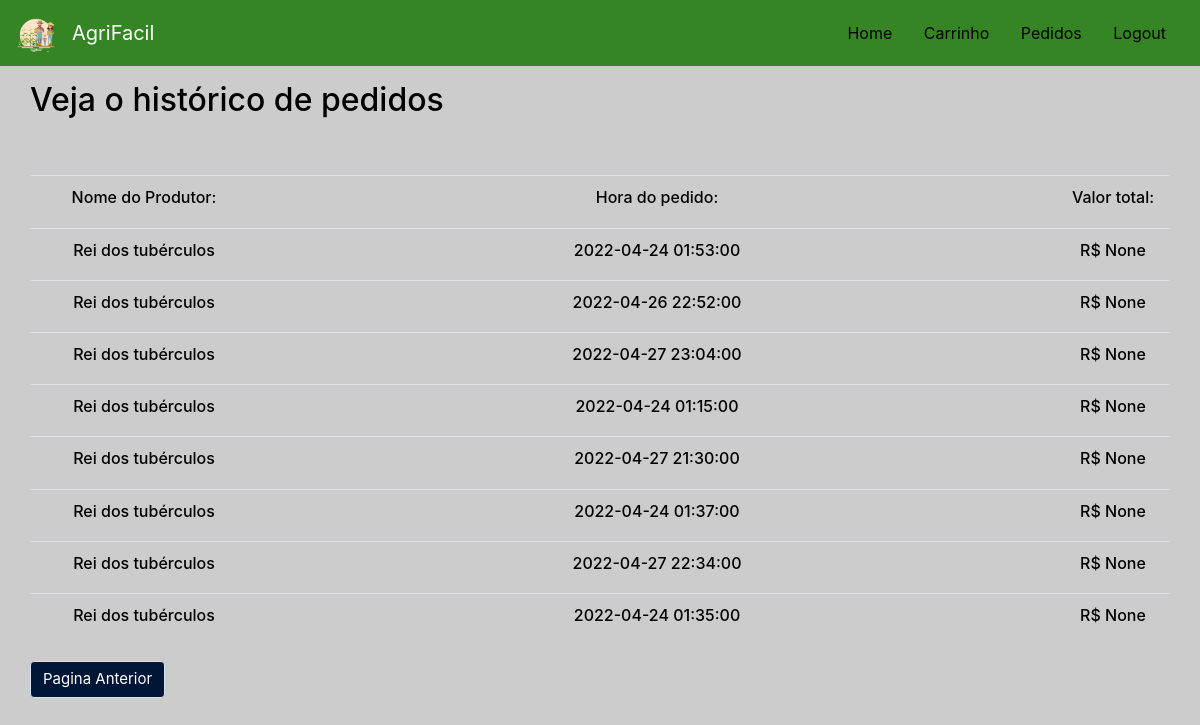
The page /order-history (signed in) on the database its author committed.
### tables this page shows
CREATE TABLE pedido (idPedido INTEGER PRIMARY KEY AUTOINCREMENT, idProdutor INTEGER, idProduto INTEGER, quantidade INTEGER, CPF INTEGER, valor FLOAT, horario DATETIME, uuid TEXT, status_pedido TEXT, FOREIGN KEY(idProdutor) REFERENCES produtor(idProdutor), FOREIGN KEY(CPF) REFERENCES consumidor(CPF), FOREIGN KEY(idProduto) REFERENCES produto(idProduto));

### api/order.py (the view)
@app.route('/order-history', methods=['GET', 'POST'])
def order_history():
    order_history = order.get_order_history(session['cpf'])
    return render_template("order_history.html", order_history = order_history)

### crud/order.py (called while the page is built)
def get_order_history(cpf):
    with sql.connect("db/agrifacil.db") as con:
        cur = con.cursor()
        cur.execute("SELECT p.idPedido, p.valor, pr.nomeFantasia, p.horario FROM pedido p join produtor pr on (p.idProdutor = pr.idProdutor) join produto pt on (p.idProduto = pt.idProdutor) where p.cpf = (?) and p.status_pedido = 'Confirmado' group by uuid",(cpf,))
        return cur.fetchall()

### templates/order_history.html
{% extends "base.html" %}
{% block content %}
<main role="main">
    <div class="container" align="center">
<br/>
<br/>
        <div class="row">
        <h2 style="color:black">Veja o histórico de pedidos</h2>
        </div>
<br/>
<br/>
    <div class="row" >
    <table class="table table-hover">
        <tr>
            <h6><td width="20%" style="vertical-align:middle;"><div align="center"><h6 style="color:black">Nome do Produtor:</h6></div></td>
            <td></td>
            <td width="20%" style="vertical-align:middle;"><div align="center"><h6 style="color:black">Hora do pedido:</h6></div></td>
            <td></td>
            <td width="10%" style="vertical-align:middle;" ><div align="center"><h6 style="color:black">Valor total:</h6></div></td>
        </tr>
            {% for result in order_history %}
        <tr class="item">
            <td width="20%" style="vertical-align:middle;"><div align="center"><h6 style="color:black">{{result[2]}}</h6></div></td>
            <td></td>
            <td width="10%" style="vertical-align:middle;"><div align="center"><h6 style="color:black">{{result[3]}}</h6></div></td>
            <td></td>
            <td width="10%" style="vertical-align:middle;"><div align="center"><h6 style="color:black">R$ {{result[1]}}</h6></div></td>
        </tr>
            {% endfor %}
    </table>
    <br/>
        </div>
        <div class="row" style="justify-content: space-between">
        <input type="button" class ="btn btn-primary border teste2" border="2" style= "background-color: #001637;font-size: 15px;" value="Pagina Anterior" onclick="history.back(-1)" />
    </div>
    </div>
</main>
  {% endblock %}

### rows shown on the page
pedido: result "Rei dos tubérculos", horario "2022-04-24 01:53:00", result "None"
pedido: result "Rei dos tubérculos", horario "2022-04-26 22:52:00", result "None"
pedido: result "Rei dos tubérculos", horario "2022-04-27 23:04:00", result "None"
pedido: result "Rei dos tubérculos", horario "2022-04-24 01:15:00", result "None"
pedido: result "Rei dos tubérculos", horario "2022-04-27 21:30:00", result "None"
pedido: result "Rei dos tubérculos", horario "2022-04-24 01:37:00", result "None"
pedido: result "Rei dos tubérculos", horario "2022-04-27 22:34:00", result "None"
pedido: result "Rei dos tubérculos", horario "2022-04-24 01:35:00", result "None"
